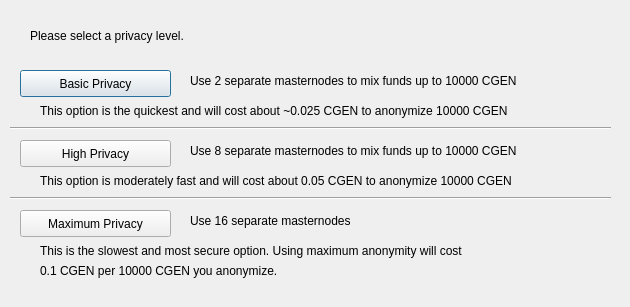
<?xml version="1.0" encoding="UTF-8"?>
<ui version="4.0">
 <class>ObfuscationConfig</class>
 <widget class="QDialog" name="ObfuscationConfig">
  <property name="geometry">
   <rect>
    <x>0</x>
    <y>0</y>
    <width>630</width>
    <height>307</height>
   </rect>
  </property>
  <property name="windowTitle">
   <string>Configure Obfuscation</string>
  </property>
  <widget class="QPushButton" name="buttonBasic">
   <property name="geometry">
    <rect>
     <x>20</x>
     <y>70</y>
     <width>151</width>
     <height>27</height>
    </rect>
   </property>
   <property name="text">
    <string>Basic Privacy</string>
   </property>
  </widget>
  <widget class="QPushButton" name="buttonHigh">
   <property name="geometry">
    <rect>
     <x>20</x>
     <y>140</y>
     <width>151</width>
     <height>27</height>
    </rect>
   </property>
   <property name="text">
    <string>High Privacy</string>
   </property>
  </widget>
  <widget class="QPushButton" name="buttonMax">
   <property name="geometry">
    <rect>
     <x>20</x>
     <y>210</y>
     <width>151</width>
     <height>27</height>
    </rect>
   </property>
   <property name="text">
    <string>Maximum Privacy</string>
   </property>
  </widget>
  <widget class="QLabel" name="label">
   <property name="geometry">
    <rect>
     <x>30</x>
     <y>20</y>
     <width>571</width>
     <height>31</height>
    </rect>
   </property>
   <property name="text">
    <string>Please select a privacy level.</string>
   </property>
  </widget>
  <widget class="QLabel" name="label_2">
   <property name="geometry">
    <rect>
     <x>190</x>
     <y>70</y>
     <width>421</width>
     <height>21</height>
    </rect>
   </property>
   <property name="text">
    <string>Use 2 separate masternodes to mix funds up to 10000 CGEN</string>
   </property>
  </widget>
  <widget class="QLabel" name="label_3">
   <property name="geometry">
    <rect>
     <x>190</x>
     <y>140</y>
     <width>411</width>
     <height>21</height>
    </rect>
   </property>
   <property name="text">
    <string>Use 8 separate masternodes to mix funds up to 10000 CGEN</string>
   </property>
  </widget>
  <widget class="QLabel" name="label_4">
   <property name="geometry">
    <rect>
     <x>190</x>
     <y>210</y>
     <width>421</width>
     <height>21</height>
    </rect>
   </property>
   <property name="text">
    <string>Use 16 separate masternodes</string>
   </property>
  </widget>
  <widget class="QLabel" name="label_6">
   <property name="geometry">
    <rect>
     <x>40</x>
     <y>100</y>
     <width>561</width>
     <height>21</height>
    </rect>
   </property>
   <property name="text">
    <string>This option is the quickest and will cost about ~0.025 CGEN to anonymize 10000 CGEN</string>
   </property>
  </widget>
  <widget class="QLabel" name="label_7">
   <property name="geometry">
    <rect>
     <x>40</x>
     <y>170</y>
     <width>561</width>
     <height>21</height>
    </rect>
   </property>
   <property name="text">
    <string>This option is moderately fast and will cost about 0.05 CGEN to anonymize 10000 CGEN</string>
   </property>
  </widget>
  <widget class="QLabel" name="label_8">
   <property name="geometry">
    <rect>
     <x>40</x>
     <y>240</y>
     <width>561</width>
     <height>21</height>
    </rect>
   </property>
   <property name="text">
    <string>This is the slowest and most secure option. Using maximum anonymity will cost</string>
   </property>
  </widget>
  <widget class="QLabel" name="label_9">
   <property name="geometry">
    <rect>
     <x>40</x>
     <y>260</y>
     <width>561</width>
     <height>21</height>
    </rect>
   </property>
   <property name="text">
    <string>0.1 CGEN per 10000 CGEN you anonymize.</string>
   </property>
  </widget>
  <widget class="Line" name="line">
   <property name="geometry">
    <rect>
     <x>10</x>
     <y>120</y>
     <width>601</width>
     <height>16</height>
    </rect>
   </property>
   <property name="orientation">
    <enum>Qt::Horizontal</enum>
   </property>
  </widget>
  <widget class="Line" name="line_2">
   <property name="geometry">
    <rect>
     <x>10</x>
     <y>190</y>
     <width>601</width>
     <height>16</height>
    </rect>
   </property>
   <property name="orientation">
    <enum>Qt::Horizontal</enum>
   </property>
  </widget>
 </widget>
 <resources/>
 <connections/>
</ui>
